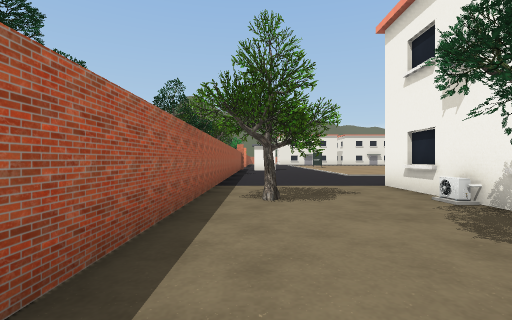
view 1 (above)

17 first-person views from a walk through a 3-D level made in the Unity game engine. The camera is 1.2 m above the floor, looks level and sees 85° across. Doors are open. The floor is counted in squares, 2 m on a side. Each view is taken from the middle of a square. On the plan, view 1 faces up. The plan holds only what a view shows up to about 9 squares ahead; the rest is blank. The place goes on beyond the plan. The player character is not drawn.

view 2
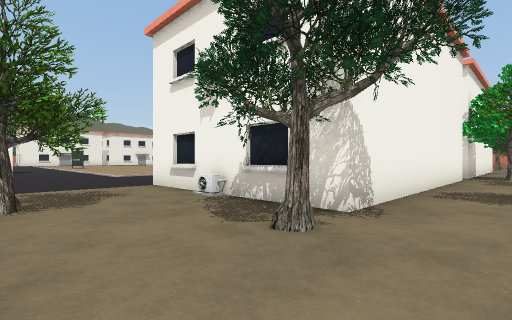

view 3
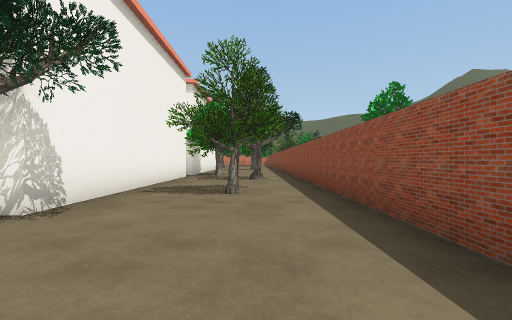

view 4
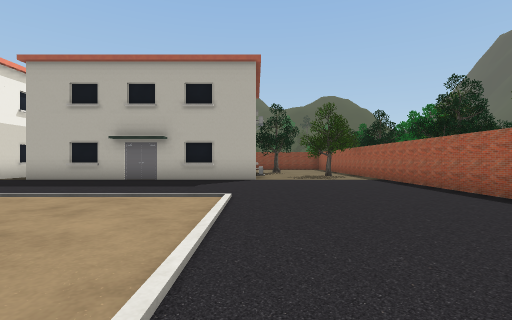

view 5
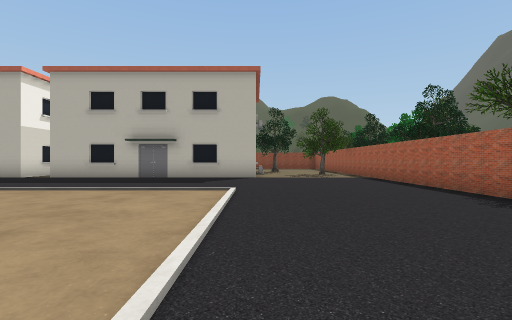

view 6
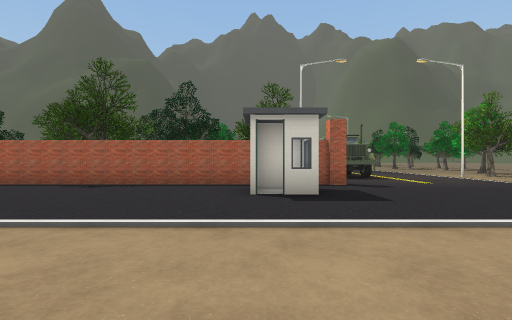

view 7
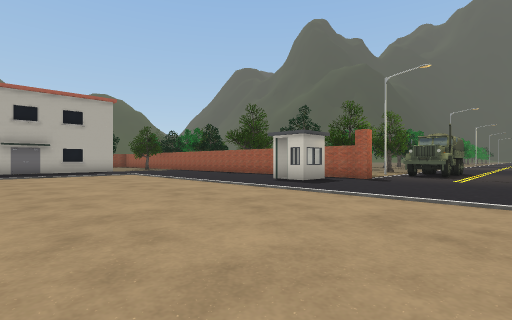

view 8
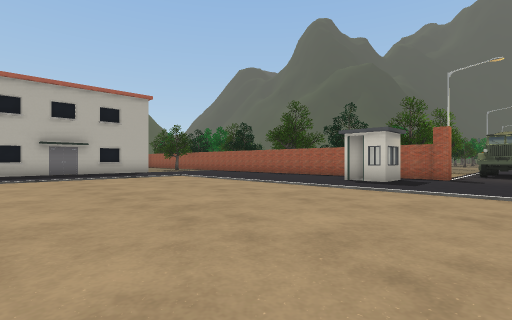

view 9
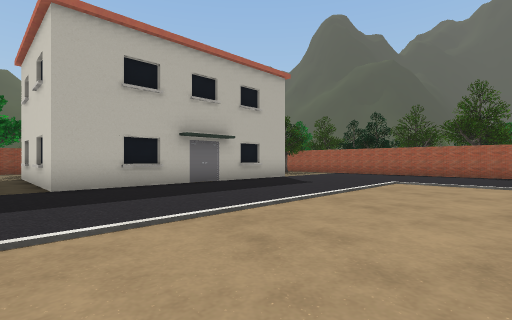

view 10
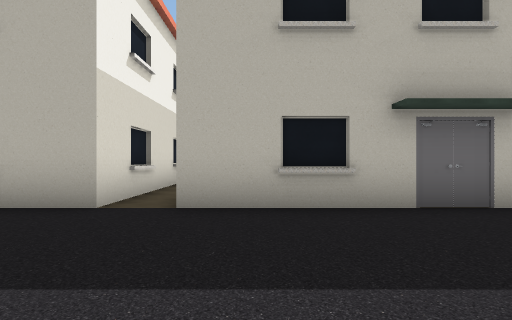

view 11
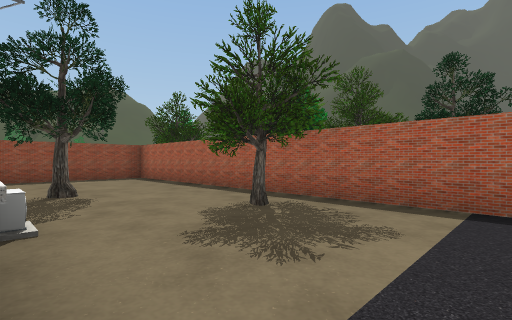

view 12
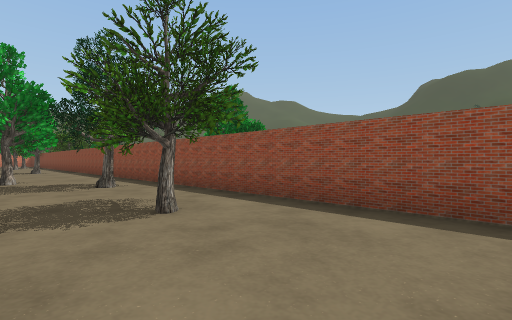

view 13
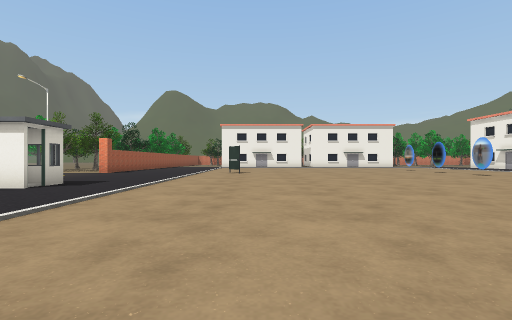

view 14
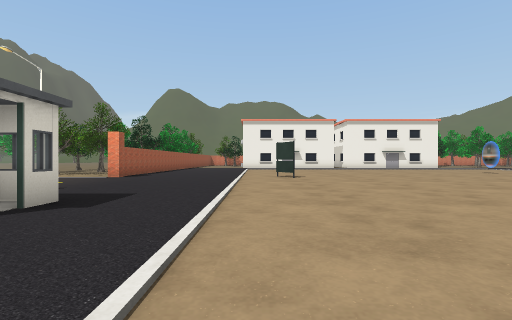

view 15
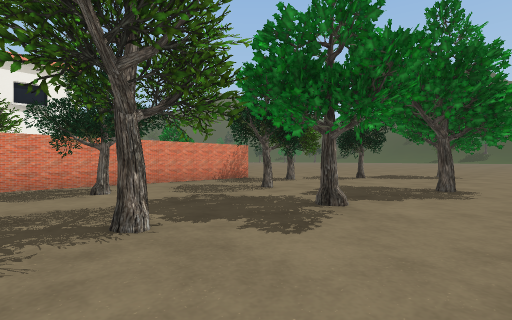

view 16
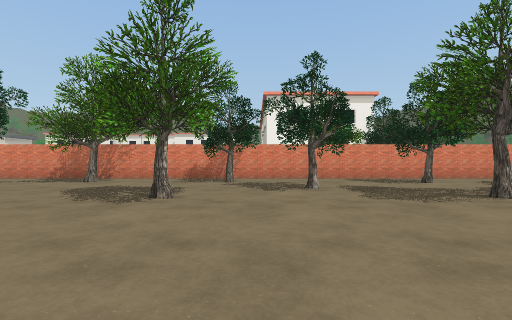

view 17
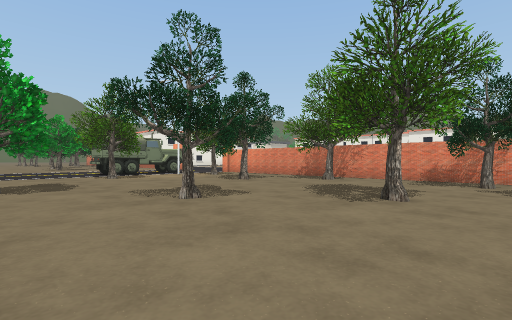

### Floor plan
Key: @ floor where view 1 was taken; # wall or solid block; . floor; D open door; O other object.
Columns run from 10 left of view 1 to 11 right of it. Each row starts with its distance up from view 1.
 22        ...............
 21        ...............
 20        O.............
 19        O..............
 18  ..     .#............
 17  ..OO  OO###..........
 16 ...OO  OO##D..........
 15 .....    #............
 14 OO....O .#...........
 13 O....OO..#............
 12 ........O#............
 11 ..OO....O#............
 10 ..O......#............
  9 ....O....#............
  8 .....O.OO#............
  7 ........O#............
  6  .....O..#...OOOOOOOOO
  5   ....OO.#O..O      OO
  4   .......#OO.O      OO
  3   ..OO..O#...O      OO
  2   ...O.OO#..OOOOOOOOOO
  1   .OO....#...........O
  0   ..O.O..#@....OO....O
 -1   ....O..#.....O...O..
 -2   .O.....#############
 -3   .O...OO
 -4   .....O
 -5   ....OO
 -6    ...
 -7    .O
 -8    .O

Where each view was taken, in squares from view 1:
view 1: 0 up, 0 right, facing up
view 2: 0 up, 0 right, facing up-right
view 3: 1 down, 0 right, facing right
view 4: 15 up, 3 right, facing down
view 5: 16 up, 3 right, facing down
view 6: 16 up, 6 right, facing left
view 7: 22 up, 8 right, facing down-left
view 8: 20 up, 9 right, facing down-left
view 9: 13 up, 11 right, facing down-left
view 10: 10 up, 9 right, facing down
view 11: 7 up, 3 right, facing down-left
view 12: 1 up, 2 right, facing down-right
view 13: 10 up, 6 right, facing up
view 14: 13 up, 4 right, facing up
view 15: 4 up, 8 left, facing down-right
view 16: 7 up, 10 left, facing right
view 17: 7 up, 10 left, facing up-right
